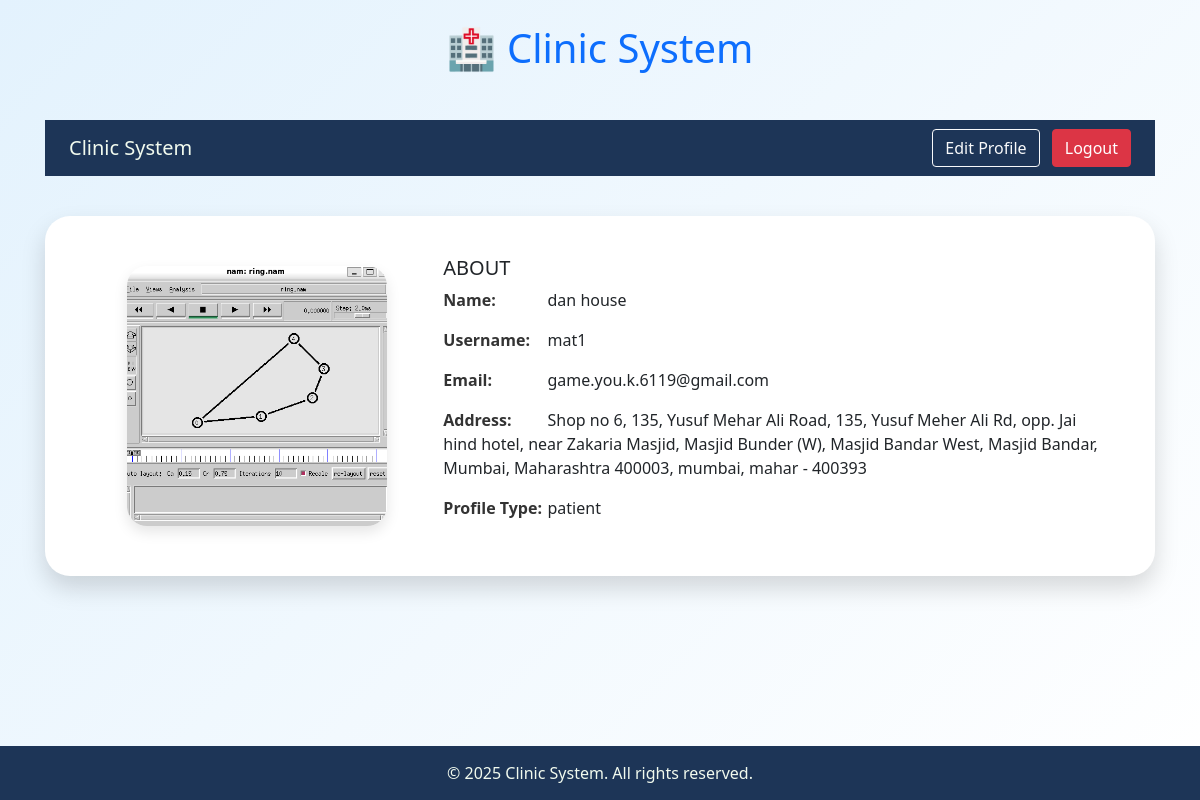
/dashboard/ (signed in), run on the app's committed database.
### clinicloginApp/models.py (models this page shows)
class User(AbstractUser):
    PROFILE_CHOICES = [
        ('patient', 'Patient'),
        ('doctor', 'Doctor'),
    ]
    profile_type = models.CharField(max_length=10, choices=PROFILE_CHOICES)
    address_line1 = models.CharField(max_length=255)
    city = models.CharField(max_length=100)
    state = models.CharField(max_length=100)
    pincode = models.CharField(max_length=6)
    profile_picture = models.ImageField(upload_to='profile_pics/', null=True, blank=True)

### clinicloginApp/views.py (the view)
# urls.py: path('dashboard/', views.dashboard, name='dashboard'),
@login_required
def dashboard(request):
    context = {
        'user': request.user,
        'year': datetime.datetime.now().year,
    }
    return render(request, 'dashboard.html', {'user': request.user})

### clinicloginApp/templates/dashboard.html (shortened to what this page needs)
{% extends 'base.html' %}
{% load static %}
{% block content %}
<!DOCTYPE html>
<html lang="en">
<head>
  <link rel="stylesheet" href="https://stackpath.bootstrapcdn.com/bootstrap/4.5.2/css/bootstrap.min.css">
</head>
<body>
  <nav class="navbar navbar-expand px-4">
    <a class="navbar-brand" href="{% url 'index' %}">Clinic System</a>
    <div class="ml-auto">
      <a href="{% url 'edit_profile' %}" class="btn btn-outline-light">Edit Profile</a>
      <a href="{% url 'logout' %}" class="btn btn-danger ml-2">Logout</a>
    </div>
  </nav>
  <main>
    <div class="container">
      <div class="profile-card row align-items-center">
        <div class="col-md-4 text-center">
          {% if user.profile_picture %}
            <img src="{{ user.profile_picture.url }}" alt="Profile Picture" class="profile-photo" data-toggle="modal" data-target="#imageModal">
          {% else %}
            <p>No profile picture available.</p>
          {% endif %}
        </div>
        <div class="col-md-8">
          <h5>ABOUT</h5>
          <p><span class="info-label">Name:</span> {{ user.first_name }} {{ user.last_name }}</p>
          <p><span class="info-label">Username:</span> {{ user.username }}</p>
          <p><span class="info-label">Email:</span> {{ user.email }}</p>
          <p><span class="info-label">Address:</span> {{ user.address_line1 }}, {{ user.city }}, {{ user.state }} - {{ user.pincode }}</p>
          <p><span class="info-label">Profile Type:</span> {{ user.profile_type }}</p>
        </div>
      </div>
    </div>
  </main>
</body>
</html>
{% endblock %}

### clinicloginApp/templates/base.html (shortened to what this page needs)
<!DOCTYPE html>
<html lang="en">
<head>
    <link href="https://cdn.jsdelivr.net/npm/bootstrap@5.3.0/dist/css/bootstrap.min.css" rel="stylesheet">
    {% load crispy_forms_tags %}
</head>
<body>
<div class="container mt-4 mb-5">
    <h1 class="text-center mb-5">🏥 Clinic System</h1>
    {% block content %}{% endblock %}
</div>
<footer class="footer">
    <div class="container">
      &copy; {{ year|default:"2025" }} Clinic System. All rights reserved.
    </div>
</footer>
</body>
</html>

### clinicloginApp/templates/base.html (style rules this page uses)
body { background: linear-gradient(135deg, #e3f2fd, #ffffff); min-height: 100vh; font-family: 'Segoe UI', Tahoma, Geneva, Verdana, sans-serif; display: flex; flex-direction: column; }
h1, h3 { color: #0d6efd; }
.footer { background-color: #0d6efd; color: white; padding: 15px 0; text-align: center; margin-top: auto; }

### clinicloginApp/templates/dashboard.html (style rules this page uses)
html, body { height: 100%; margin: 0; background-color: #f7f5f2; font-family: 'Segoe UI', sans-serif; display: flex; flex-direction: column; }
main { flex: 1; }
.navbar { background-color: #1d3557; }
.navbar .navbar-brand, .navbar .nav-link { color: #f1faee !important; }
.profile-card { background: #ffffff; border-radius: 25px; padding: 40px; margin-top: 40px; margin-bottom: 60px; box-shadow: 0 12px 25px rgba(0, 0, 0, 0.15); }
.profile-photo { width: 100%; max-width: 260px; height: 260px; object-fit: cover; border-radius: 20px; box-shadow: 0 6px 14px rgba(0, 0, 0, 0.1); cursor: pointer; transition: transform 0.2s ease; }
.info-label { font-weight: bold; color: #333; min-width: 100px; display: inline-block; }
.footer { background-color: #1d3557; color: #f1faee; text-align: center; padding: 15px 0; }

### data on the page
User: profile_picture (picture), first_name "dan", last_name "house", username "mat1", email "game.you.k.6119@gmail.com", address_line1 "Shop no 6, 135, Yusuf Mehar Ali Road, 135, Yusuf Meher Ali Rd, opp. Jai hind hotel, near Zakaria Masjid, Masjid Bunder (W), Masjid Bandar West, Masjid Bandar, Mumbai, Maharashtra 400003", city "mumbai", state "mahar", pincode "400393", profile_type "patient"
